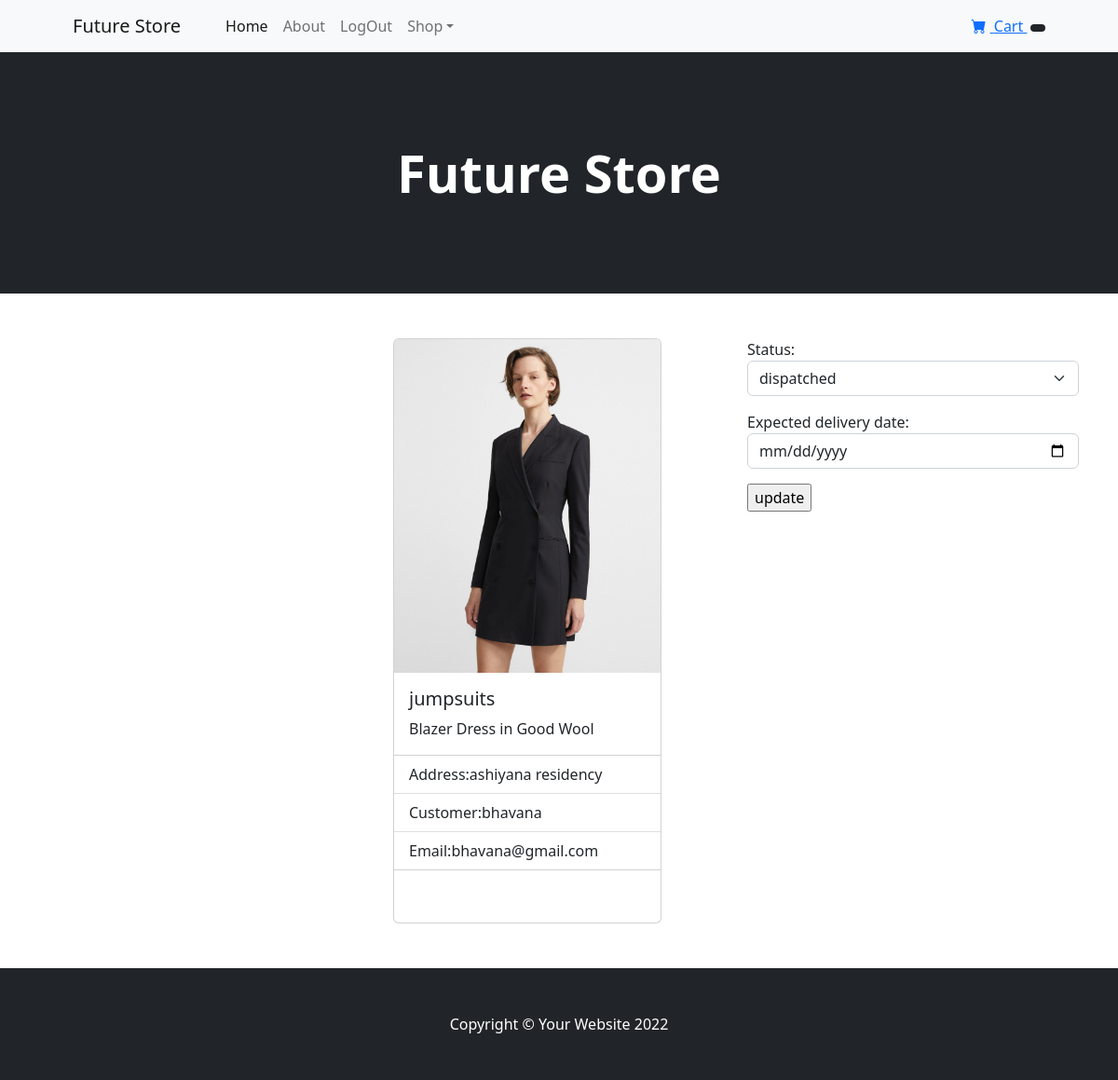
Screenshot of /owner/orders/details/1 with the database file from the repository.
### owner/models.py (models this page shows, shortened)
class Orders(models.Model):
    product=models.ForeignKey(Products,on_delete=models.CASCADE)
    user=models.ForeignKey(User, on_delete=models.CASCADE)
    created_date=models.DateTimeField(auto_now_add=True,null=True)
    options=(
        ("order-placed","order-placed"),
        ("dispatched","dispatched"),
        ("in-transit","in-transit"),
        ("delivered","delivered"),
        ("cancelled","cancelled")
    )
    status=models.CharField(max_length=120,choices=options,default="order-placed")
    delivery_address=models.CharField(max_length=120,null=True)
    expected_date=models.DateField(null=True)

class Products(models.Model):
    product_name=models.CharField(max_length=120,unique=True)
    category=models.ForeignKey(Categories,on_delete=models.CASCADE)
    image=models.ImageField( upload_to="Images", null=True)
    price=models.PositiveIntegerField()
    description=models.CharField( max_length=250,null=True)

### owner/views.py (the view, shortened to what this page needs)
# urls.py: path('orders/details/<int:id>',views.OrderDetailView.as_view(),name="order-details")
class OrderDetailView(DetailView):
    model = Orders
    template_name = "order-details.html"
    pk_url_kwarg = "id"
    context_object_name = "order"
    def get_context_data(self, **kwargs):
        context=super().get_context_data()
        form=OrderUpdateForm()
        context["form"]=form
        return context

### owner/forms.py
class OrderUpdateForm(forms.Form):
    options=(
        ("dispatched", "dispatched"),
        ("in-transit", "in-transit")
    )
    status=forms.ChoiceField(choices=options,widget=forms.Select(attrs={"class":"form-select"}))
    expected_delivery_date=forms.DateField(widget=forms.DateInput(attrs={"class":"form-control","type":"date"}))

### owner/templates/order-details.html (shortened to what this page needs)
{%extends 'base.html'%}
{%block body_block%}
<div class="container">
    <div class="row">
        <div class="col-4"></div>
        <div class="col-4">
            <div class="card" style="width: 18rem;">
  <img src="{{order.product.image.url}}" class="card-img-top" alt="...">
  <div class="card-body">
    <h5 class="card-title">{{order.product.product_name}}</h5>
    <p class="card-text">{{order.product.description}}</p>
  </div>
  <ul class="list-group list-group-flush">
    <li class="list-group-item">Address:{{order.delivery_address}}</li>
    <li class="list-group-item">Customer:{{order.user.first_name}}</li>
    <li class="list-group-item">Email:{{order.user.email}}</li>
  </ul>
  <div class="card-body">
  </div>
</div>
        </div>
        <div class="col-4">
            <form action="" method="post">
                {{form.as_p}}
                <input type="submit" value="update">
            </form>
        </div>
    </div>
</div>
{%endblock%}

### customer/templates/base.html (shortened to what this page needs)
<!DOCTYPE html>
{%load static%}
<html lang="en">
    <head>
        <link href="https://cdn.jsdelivr.net/npm/bootstrap-icons@1.5.0/font/bootstrap-icons.css" rel="stylesheet" />
        <link href="{%static 'css/styles.css'%}" rel="stylesheet" />
<link href="https://cdn.jsdelivr.net/npm/bootstrap@5.2.1/dist/css/bootstrap.min.css" rel="stylesheet">
    </head>
    <body>
        <nav class="navbar navbar-expand-lg navbar-light bg-light">
            <div class="container px-4 px-lg-5">
                <a class="navbar-brand" href="#!">Future Store</a>
                <div class="collapse navbar-collapse" id="navbarSupportedContent">
                    <ul class="navbar-nav me-auto mb-2 mb-lg-0 ms-lg-4">
                        <li class="nav-item"><a class="nav-link active" aria-current="page" href="{%url 'home'%}">Home</a></li>
                        <li class="nav-item"><a class="nav-link" href="#!">About</a></li>
                        <li class="nav-item"><a class="nav-link" href="{%url 'login'%}">LogOut</a></li>
                        <li class="nav-item dropdown">
                            <a class="nav-link dropdown-toggle" id="navbarDropdown" href="#" role="button" data-bs-toggle="dropdown" aria-expanded="false">Shop</a>
                        </li>
                    </ul>
                    <form class="d-flex">
                        <a href="{%url 'mycart'%}">
                            <i class="bi-cart-fill me-1"></i>
                            Cart
                            <span class="badge bg-dark text-white ms-1 rounded-pill">
                            </span>
                        </a>
                    </form>
                </div>
            </div>
        </nav>
        <header class="bg-dark py-5">
            <div class="container px-4 px-lg-5 my-5">
                <div class="text-center text-white">
                    <h1 class="display-4 fw-bolder">Future Store</h1>
                </div>
            </div>
        </header>
      <section class="py-5">
            {%block body_block%}
          {%endblock%}
      </section>
        <footer class="py-5 bg-dark">
            <div class="container"><p class="m-0 text-center text-white">Copyright &copy; Your Website 2022</p></div>
        </footer>
    </body>
</html>

### rows the page displays
Orders: product.image (picture), product.product_name "jumpsuits", product.description "Blazer Dress in Good Wool", delivery_address "ashiyana residency", user.first_name "bhavana", user.email "bhavana@gmail.com"
